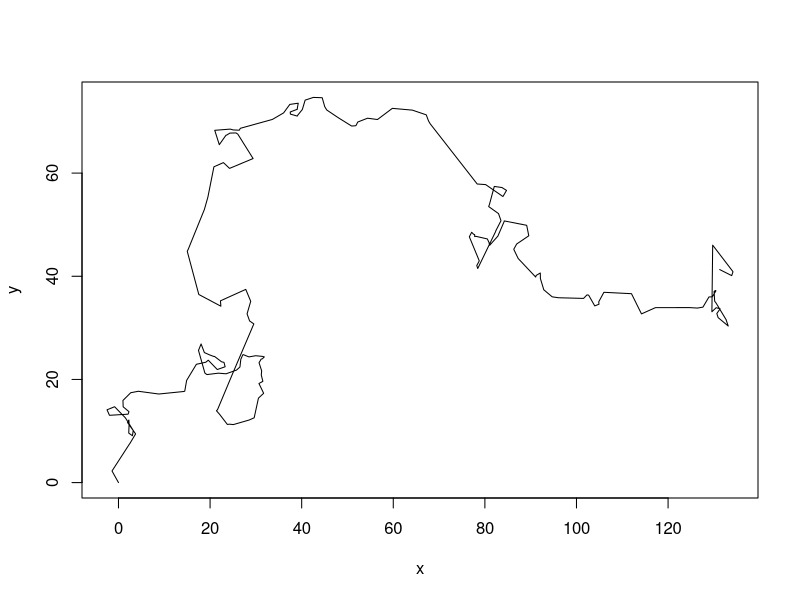
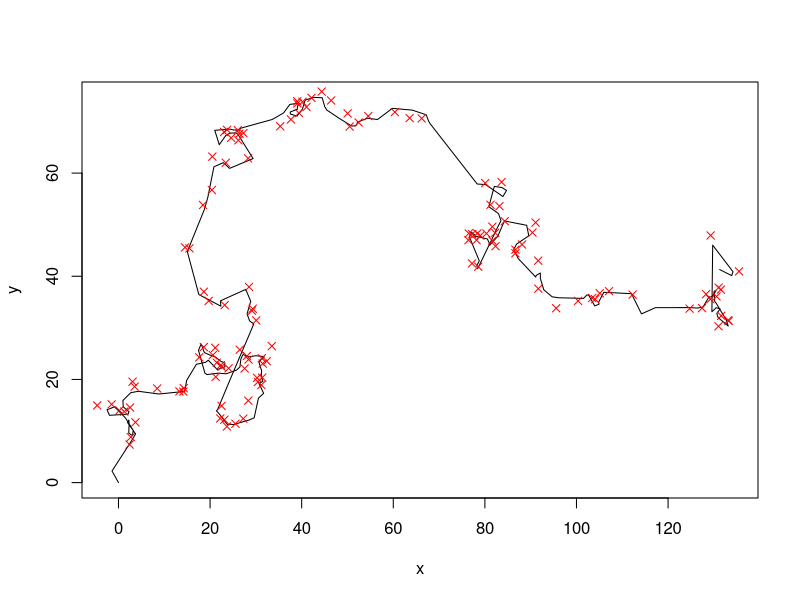

Here is the R script that generated these plots, in order: (Note: a time limit stopped this script after it produced the figures.)
#A movement model fit with ABC-Rejection and ABC-MCMC

set.seed(123)


# The model 

## Process-model

model <- function(params=2, startvalues = c(0,0,0), steps = 200){
  x = startvalues[1]
  y = startvalues[2]
  direction = startvalues[3]
  
  movementLength = params[1]
  turningWidth = 1
  
  output = data.frame(x = rep(NA, steps+1), y = rep(NA, steps+1))
  output[1, ] = c(x,y)
  for (i in 1:steps){
    direction = direction + rnorm(1,0,turningWidth)
    length = rexp(1, 1/movementLength)
    x = x + sin(direction) * length
    y = y + cos(direction) * length
    output[i+1, ] = c(x,y)
  }
return(output)
}

data <- model()
plot(data, type = "l")

## Observation model

# Assume we have recorded the test data. In fact, let's do it a bit harder. Assume we observe with error, and our measurement device has a problem - if the x-values have a digit larger than 0.7, we get an NA


observationModel <- function(realData, sd=1){
  realData$xobs = rnorm(length(realData$x), mean = realData$x, sd = sd)
  realData$yobs = rnorm(length(realData$x), mean = realData$y, sd = sd)
  realData$xobs[realData$xobs - floor(realData$xobs) > 0.7 ] = NA
  return(realData)
}

obsdata <- observationModel(data)
plot(data, type = "l")
points(obsdata$xobs, obsdata$yobs, col = "red", pch = 4)


# Fitting the model

## Summary statistics

summaryStatistics <- function(dat){
  meandisplacement = mean(sqrt(diff(dat$xobs)^2 + diff(dat$yobs)^2), na.rm = T)

  meandisplacement10 = mean(sqrt(diff(dat$xobs, lag = 2)^2 + diff(dat$yobs, lag = 2)^2), na.rm = T)/3
  
  #meanturning = mean(abs(diff(atan2(diff(dat$yobs),diff(dat$xobs)))), na.rm = T) 
  
  return(c(meandisplacement, meandisplacement10))
} 

dataSummary <- summaryStatistics(obsdata)
dataSummary



## ABC rejection algorithm


n = 10000 # drawing 10000 random values from the prior
fit = data.frame(movementLength = runif(n, 0, 5), error = runif(n, 0,5), distance = rep(NA, n))

# Calculating the simulation outputs for these values
for (i in 1:n){
  simulatedPrediction <- model(fit[i,1])
  simulatedObservation<- observationModel(simulatedPrediction, fit[i,2])
  simulatedSummary <- summaryStatistics(simulatedObservation)
  simulatedSummary
  #deviation = max( simulatedSummary - dataSummary)
  deviation = sqrt(sum((simulatedSummary - dataSummary)^2))
  fit[i,3] = deviation
}


# I had already calculated the euclidian distance between observed and simulated summaries. We now plot parameters for different acceptance intervals


plot(fit[fit[,3] < 1, 1:2], xlim = c(0,6), ylim = c(0,5), col = "lightgrey", main = "Accepted parameters for \n different values of epsilon")
points(fit[fit[,3] < 0.2, 1:2],  pch = 18, col = "gray")
points(fit[fit[,3] < 0.1, 1:2],  pch = 8, col = "red")

legend("topright", c("< 1", "< 0.2", "< 0.1"), pch = c(1,18,8), col = c("lightgrey", "gray", "red"))

abline(v = 2)
abline(h = 1) 


hist(fit[fit[,3] < 0.2, 1])
abline(v = 2, col = "red", lwd= 3)

# Copyright, reuse and updates: By Florian Hartig. Updates will be posted at https://github.com/florianhartig/LearningBayes. Reuse permitted under Creative Commons Attribution-NonCommercial-ShareAlike 4.0 International License
